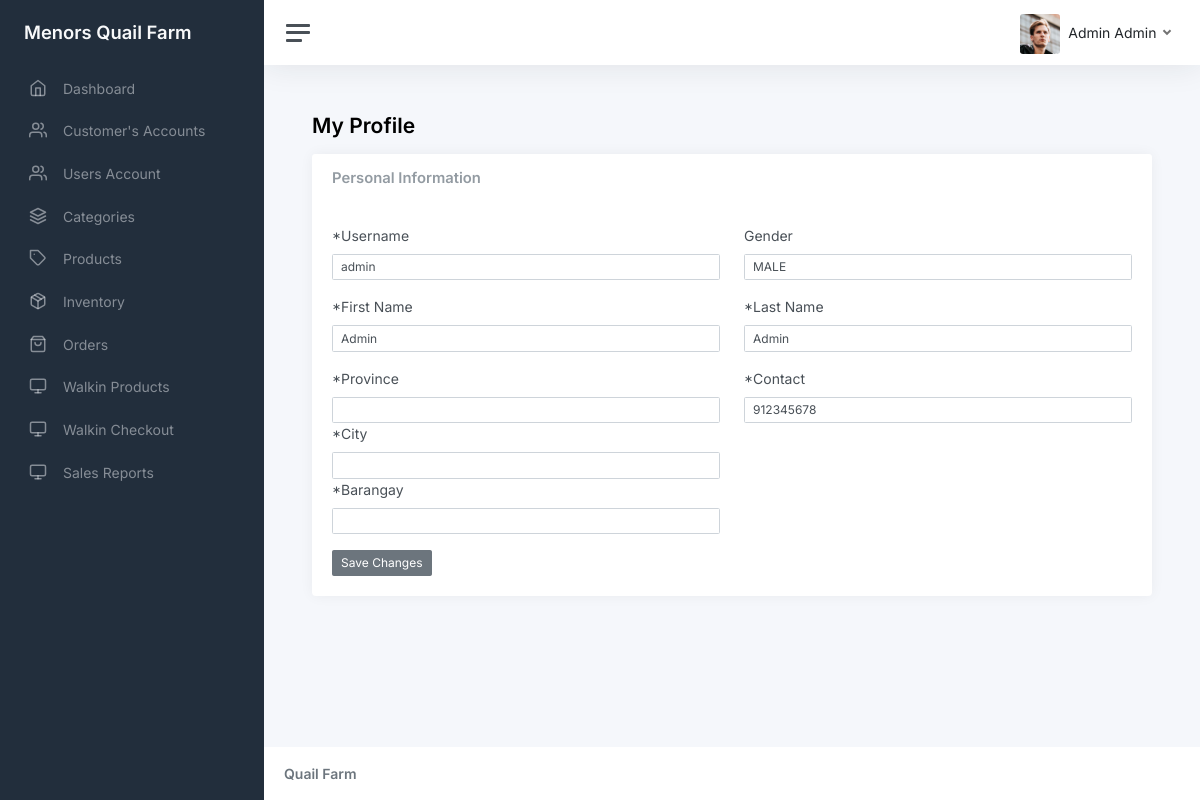
The app's page /admin/profile.php (signed in), older data.
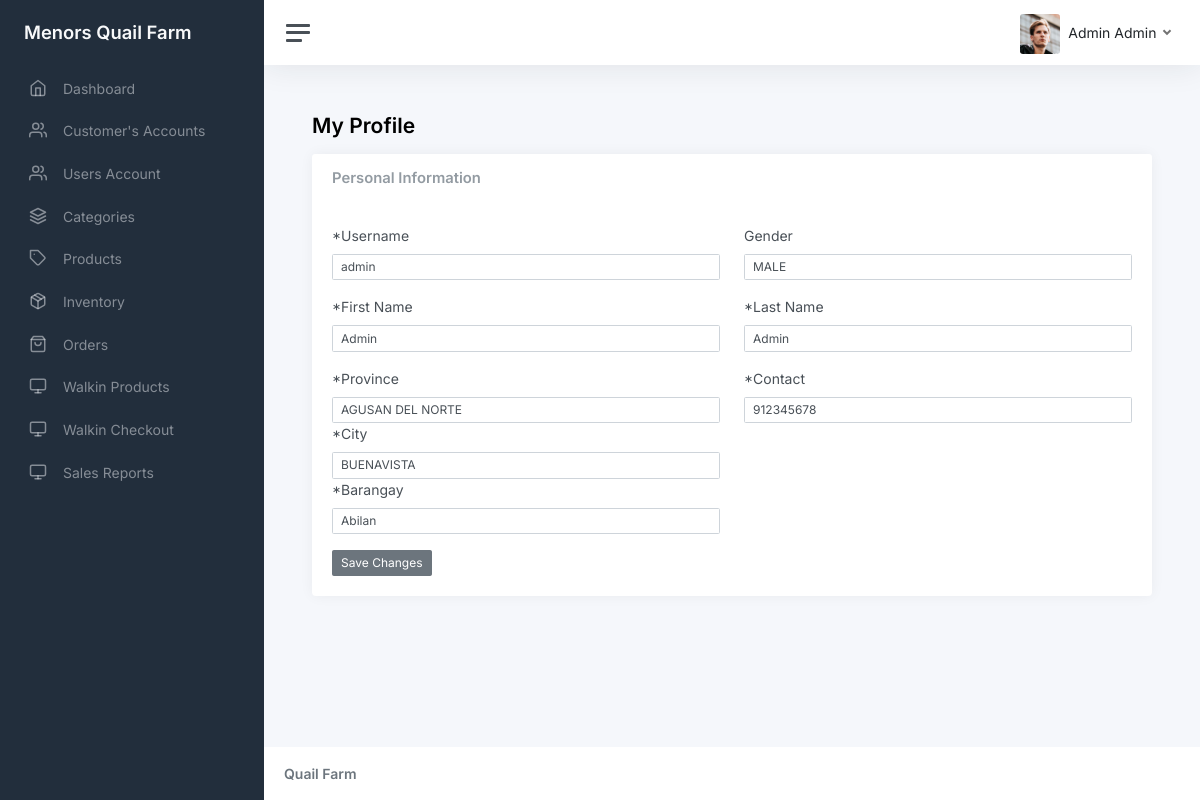
The same page, newer data.
### tables this page shows
CREATE TABLE `tbl_users_info` (
  `id` int(11) NOT NULL AUTO_INCREMENT,
  `first_name` varchar(45) DEFAULT NULL,
  `last_name` varchar(45) DEFAULT NULL,
  `address` text DEFAULT NULL,
  `contact_no` int(11) DEFAULT NULL,
  `gender_id` int(11) DEFAULT NULL,
  `province` text DEFAULT NULL,
  `city` text DEFAULT NULL,
  `barangay` text DEFAULT NULL,
  PRIMARY KEY (`id`)
);

### functions.php (called while the page is built, shortened)
<?php
function get_one($sql)
{
    $result = mysqli_query($_SESSION['conn'], $sql);
    while ($row = mysqli_fetch_object($result)) {
        return $row;
    }
}
function get_list($sql)
{
    $result = mysqli_query($_SESSION['conn'], $sql);
    $temp = array();
    while ($row = $result->fetch_assoc()) {
        $temp[] = $row;
    }
    return $temp;
}

### admin/profile.php (the view, shortened to what the changed rows need)
<?php include_once('header.php') ?>
<?php
$info = get_one("select g.gender,UPPER(a.name) as 'access',ui.*,u.* from tbl_users u inner join tbl_users_info ui on ui.id = u.id inner join tbl_access a on a.id = u.access_id left join tbl_gender g on g.id = ui.gender_id WHERE u.id = " . $_SESSION['user']->id);
?>
<main class="content">
  <div class="container-fluid p-0">
    <h1 class="h3 mb-3"><strong>My Profile</strong></h1>
    <div class="col-12 col-lg-12">
      <div class="card">
        <div class="card-body">
          <form method="post" autocomplete="off" onsubmit="return confirm('Are You Sure?');">
            <div class="row">
              <div class="mb-3 col-md-6">
                <div class="col-md-12">
                  <label for="lastname" class="form-label">*Province</label>
                  <select name="province" id="" class="form-control form-control-sm">
                    <?php $tmp_dropdown = isset($_POST['province']) ? $_POST['province'] : $info->province ?>
                    <?php foreach (get_list("select * from tbl_province order by name asc") as $res) {
                      if ($tmp_dropdown == $res['id']) {
                        echo '<option value="' . $res['id'] . '" selected>' . $res['name'] . '</option>';
                      } else {
                        echo '<option value="' . $res['id'] . '">' . $res['name'] . '</option>';
                      }
                    } ?>
                  </select>
                  <label for="lastname" class="form-label">*City</label>
                  <select name="city" id="" class="form-control form-control-sm">
                    <?php $tmp_dropdown = isset($_POST['city']) ? '0128' : $info->province ?>
                    <?php foreach (get_list("select * from tbl_city where province_id = '$tmp_dropdown' order by name asc") as $res) {
                      if ($info->city == $res['id']) {
                        echo '<option value="' . $res['id'] . '" selected>' . $res['name'] . '</option>';
                      } else {
                        echo '<option value="' . $res['id'] . '">' . $res['name'] . '</option>';
                      }
                    } ?>
                  </select>
                  <label for="lastname" class="form-label">*Barangay</label>
                  <select name="barangay" id="" class="form-control form-control-sm">
                    <?php $tmp_dropdown = isset($_POST['barangay']) ? '012801' : $info->city ?>
                    <?php foreach (get_list("select * from tbl_barangay where city_id = '$tmp_dropdown' order by name asc") as $res) {
                      if ($info->barangay  == $res['id']) {
                        echo '<option value="' . $res['id'] . '" selected>' . $res['name'] . '</option>';
                      } else {
                        echo '<option value="' . $res['id'] . '">' . $res['name'] . '</option>';
                      }
                    } ?>
                  </select>
                </div>
              </div>
            </div>
          </form>
        </div>
      </div>
    </div>
  </div>
</main>
<?php include_once('footer.php') ?>

Row changes from the older to the newer data that the page shows:
now on this page (row edited): tbl_users_info: barangay "Abilan"
Text that changed along with them:
form field province: (not shown) → "AGUSAN DEL NORTE"
form field city: (not shown) → "BUENAVISTA"
